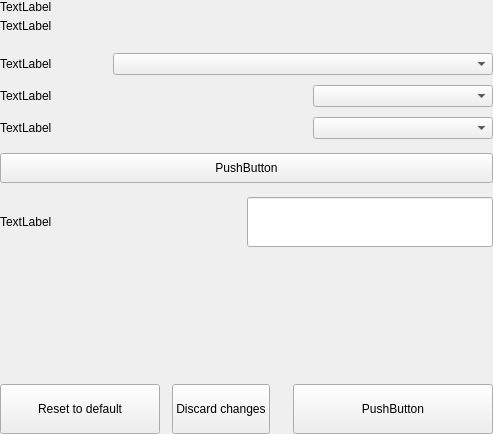
<?xml version="1.0" encoding="UTF-8"?>
<ui version="4.0">
 <class>SettingsDisplayOptionsWidget</class>
 <widget class="QWidget" name="SettingsDisplayOptionsWidget">
  <property name="geometry">
   <rect>
    <x>0</x>
    <y>0</y>
    <width>493</width>
    <height>434</height>
   </rect>
  </property>
  <property name="windowTitle">
   <string>Form</string>
  </property>
  <layout class="QVBoxLayout" name="verticalLayout">
   <property name="spacing">
    <number>0</number>
   </property>
   <property name="leftMargin">
    <number>0</number>
   </property>
   <property name="topMargin">
    <number>0</number>
   </property>
   <property name="rightMargin">
    <number>0</number>
   </property>
   <property name="bottomMargin">
    <number>0</number>
   </property>
   <item>
    <widget class="QWidget" name="left" native="true">
     <layout class="QVBoxLayout" name="verticalLayout_3">
      <property name="leftMargin">
       <number>0</number>
      </property>
      <property name="topMargin">
       <number>0</number>
      </property>
      <property name="rightMargin">
       <number>0</number>
      </property>
      <property name="bottomMargin">
       <number>0</number>
      </property>
      <item>
       <layout class="QVBoxLayout" name="verticalLayout_2">
        <property name="spacing">
         <number>0</number>
        </property>
        <item>
         <layout class="QHBoxLayout" name="horizontalLayout_3">
          <property name="spacing">
           <number>0</number>
          </property>
          <item>
           <layout class="QVBoxLayout" name="verticalLayoutTitle">
            <property name="spacing">
             <number>5</number>
            </property>
            <item>
             <widget class="QLabel" name="labelTitle">
              <property name="text">
               <string>TextLabel</string>
              </property>
             </widget>
            </item>
            <item>
             <widget class="QLabel" name="labelSubtitle1">
              <property name="text">
               <string>TextLabel</string>
              </property>
              <property name="wordWrap">
               <bool>true</bool>
              </property>
             </widget>
            </item>
           </layout>
          </item>
         </layout>
        </item>
        <item>
         <spacer name="verticalSpacer_2">
          <property name="orientation">
           <enum>Qt::Vertical</enum>
          </property>
          <property name="sizeType">
           <enum>QSizePolicy::Fixed</enum>
          </property>
          <property name="sizeHint" stdset="0">
           <size>
            <width>20</width>
            <height>20</height>
           </size>
          </property>
         </spacer>
        </item>
        <item>
         <layout class="QHBoxLayout" name="horizontalLayout_2">
          <item>
           <widget class="QLabel" name="labelTitleLanguage">
            <property name="text">
             <string>TextLabel</string>
            </property>
           </widget>
          </item>
          <item>
           <spacer name="horizontalSpacer_3">
            <property name="orientation">
             <enum>Qt::Horizontal</enum>
            </property>
            <property name="sizeHint" stdset="0">
             <size>
              <width>40</width>
              <height>20</height>
             </size>
            </property>
           </spacer>
          </item>
          <item>
           <widget class="QComboBox" name="comboBoxLanguage">
            <property name="minimumSize">
             <size>
              <width>380</width>
              <height>0</height>
             </size>
            </property>
            <property name="maximumSize">
             <size>
              <width>280</width>
              <height>16777215</height>
             </size>
            </property>
           </widget>
          </item>
         </layout>
        </item>
        <item>
         <spacer name="verticalThreads2">
          <property name="orientation">
           <enum>Qt::Vertical</enum>
          </property>
          <property name="sizeType">
           <enum>QSizePolicy::Fixed</enum>
          </property>
          <property name="sizeHint" stdset="0">
           <size>
            <width>20</width>
            <height>10</height>
           </size>
          </property>
         </spacer>
        </item>
        <item>
         <layout class="QHBoxLayout" name="horizontalPercentagezDom">
          <item>
           <widget class="QLabel" name="labelTitleUnit">
            <property name="text">
             <string>TextLabel</string>
            </property>
           </widget>
          </item>
          <item>
           <spacer name="horizontalSpacerPercentagezDom">
            <property name="orientation">
             <enum>Qt::Horizontal</enum>
            </property>
            <property name="sizeHint" stdset="0">
             <size>
              <width>40</width>
              <height>20</height>
             </size>
            </property>
           </spacer>
          </item>
          <item>
           <widget class="QComboBox" name="comboBoxUnit">
            <property name="minimumSize">
             <size>
              <width>180</width>
              <height>0</height>
             </size>
            </property>
            <property name="maximumSize">
             <size>
              <width>180</width>
              <height>16777215</height>
             </size>
            </property>
           </widget>
          </item>
         </layout>
        </item>
        <item>
         <spacer name="verticalDenomzDom">
          <property name="orientation">
           <enum>Qt::Vertical</enum>
          </property>
          <property name="sizeType">
           <enum>QSizePolicy::Fixed</enum>
          </property>
          <property name="sizeHint" stdset="0">
           <size>
            <width>20</width>
            <height>10</height>
           </size>
          </property>
         </spacer>
        </item>
        <item>
         <layout class="QHBoxLayout" name="horizontalDenomzDom">
          <item>
           <widget class="QLabel" name="labelTitleDigits">
            <property name="text">
             <string>TextLabel</string>
            </property>
           </widget>
          </item>
          <item>
           <spacer name="horizontalDenomzDom_1">
            <property name="orientation">
             <enum>Qt::Horizontal</enum>
            </property>
            <property name="sizeHint" stdset="0">
             <size>
              <width>40</width>
              <height>20</height>
             </size>
            </property>
           </spacer>
          </item>
          <item>
           <widget class="QComboBox" name="comboBoxDigits">
            <property name="minimumSize">
             <size>
              <width>180</width>
              <height>0</height>
             </size>
            </property>
            <property name="maximumSize">
             <size>
              <width>180</width>
              <height>16777215</height>
             </size>
            </property>
           </widget>
          </item>
         </layout>
        </item>
        <item>
         <spacer name="verticalSpacer_4">
          <property name="orientation">
           <enum>Qt::Vertical</enum>
          </property>
          <property name="sizeType">
           <enum>QSizePolicy::Minimum</enum>
          </property>
          <property name="sizeHint" stdset="0">
           <size>
            <width>20</width>
            <height>14</height>
           </size>
          </property>
         </spacer>
        </item>
        <item>
         <widget class="QPushButton" name="pushButtonSwitchBalance">
          <property name="minimumSize">
           <size>
            <width>0</width>
            <height>30</height>
           </size>
          </property>
          <property name="text">
           <string>PushButton</string>
          </property>
          <property name="checkable">
           <bool>true</bool>
          </property>
         </widget>
        </item>
        <item>
         <spacer name="verticalSpacer_3">
          <property name="orientation">
           <enum>Qt::Vertical</enum>
          </property>
          <property name="sizeType">
           <enum>QSizePolicy::Preferred</enum>
          </property>
          <property name="sizeHint" stdset="0">
           <size>
            <width>20</width>
            <height>14</height>
           </size>
          </property>
         </spacer>
        </item>
        <item>
         <layout class="QHBoxLayout" name="horizontalLayout" stretch="1,1">
          <property name="spacing">
           <number>0</number>
          </property>
          <item>
           <widget class="QLabel" name="labelTitleUrl">
            <property name="text">
             <string>TextLabel</string>
            </property>
           </widget>
          </item>
          <item>
           <widget class="QLineEdit" name="lineEditUrl">
            <property name="minimumSize">
             <size>
              <width>0</width>
              <height>50</height>
             </size>
            </property>
            <property name="maximumSize">
             <size>
              <width>16777215</width>
              <height>50</height>
             </size>
            </property>
           </widget>
          </item>
         </layout>
        </item>
        <item>
         <spacer name="verticalSpacer">
          <property name="orientation">
           <enum>Qt::Vertical</enum>
          </property>
          <property name="sizeHint" stdset="0">
           <size>
            <width>20</width>
            <height>40</height>
           </size>
          </property>
         </spacer>
        </item>
        <item>
         <layout class="QHBoxLayout" name="horizontalLayout_7">
          <property name="spacing">
           <number>12</number>
          </property>
          <item>
           <widget class="QPushButton" name="pushButtonReset">
            <property name="minimumSize">
             <size>
              <width>160</width>
              <height>50</height>
             </size>
            </property>
            <property name="maximumSize">
             <size>
              <width>50</width>
              <height>16777215</height>
             </size>
            </property>
            <property name="text">
             <string>Reset to default</string>
            </property>
           </widget>
          </item>
          <item>
           <widget class="QPushButton" name="pushButtonClean">
            <property name="minimumSize">
             <size>
              <width>0</width>
              <height>50</height>
             </size>
            </property>
            <property name="text">
             <string>Discard changes</string>
            </property>
           </widget>
          </item>
          <item>
           <spacer name="horizontalSpacer_5">
            <property name="orientation">
             <enum>Qt::Horizontal</enum>
            </property>
            <property name="sizeType">
             <enum>QSizePolicy::Expanding</enum>
            </property>
            <property name="sizeHint" stdset="0">
             <size>
              <width>40</width>
              <height>20</height>
             </size>
            </property>
           </spacer>
          </item>
          <item>
           <widget class="QPushButton" name="pushButtonSave">
            <property name="minimumSize">
             <size>
              <width>200</width>
              <height>50</height>
             </size>
            </property>
            <property name="maximumSize">
             <size>
              <width>200</width>
              <height>50</height>
             </size>
            </property>
            <property name="text">
             <string>PushButton</string>
            </property>
           </widget>
          </item>
         </layout>
        </item>
       </layout>
      </item>
     </layout>
    </widget>
   </item>
  </layout>
 </widget>
 <resources/>
 <connections/>
</ui>
